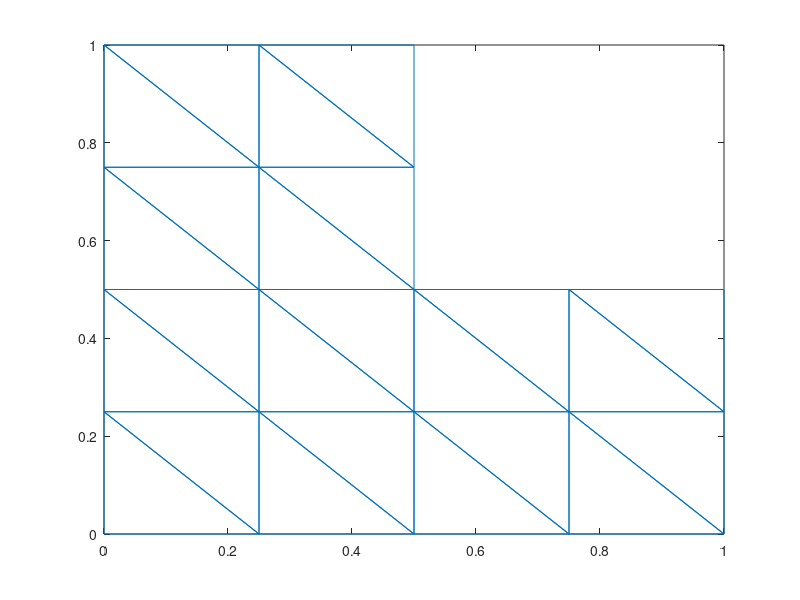

MATLAB code to generate this figure:
% make mesh with a nonconcex boundary 
clear
h=1/4;
x=0:h:1;
M = length(x);

% mesh
col = repmat(x',M,1);
row = reshape(repmat(x,M,1),[numel(col),1]);
N=[row, col];

% % triangluation by built-in function
% T=delaunay(N);
% trimesh(T, N(:,1),N(:,2))

% triangluation by brute force
T = [];
for j = 1:M-1
    for i = 1:M-1
        T = [T;
            i+M*(j-1) i+M*j i+1+M*(j-1);
            i+M*j i+1+M*j i+1+M*(j-1)];
    end
end

B=[];
for n = 1:length(T)
    k = T(n,:);
    x1 = N(k(1),1);
    y1 = N(k(1),2);
    x2 = N(k(2),1);
    y2 = N(k(2),2);
    x3 = N(k(3),1);
    y3 = N(k(3),2);
    
    if x1 > 0.5 && y1 > 0.5
        B=[B n];
    end
    if x2 > 0.5 && y2 > 0.5
        B=[B n];
    end
    if x3 > 0.5 && y3 > 0.5
        B=[B n];
    end
    
    if x1 == 0.5 && y1 == 0.5 && x3 == 0.5 && y3 == 0.5+h
        B=[B n];
    end
end

B = unique(B);

T(B,:)=[];
% Visualize mesh
trimesh(T,N(:,1),N(:,2))
